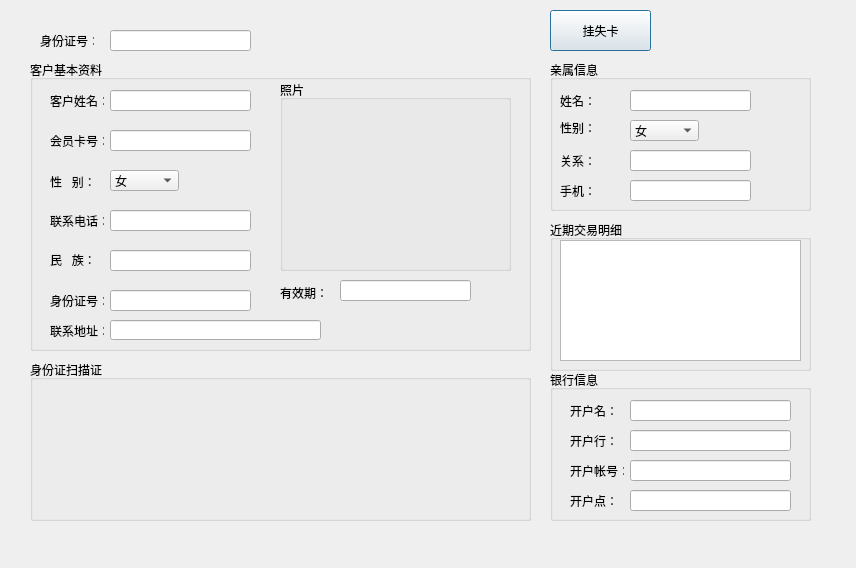
<?xml version="1.0" encoding="UTF-8"?>
<ui version="4.0">
 <class>Dialog</class>
 <widget class="QDialog" name="Dialog">
  <property name="geometry">
   <rect>
    <x>0</x>
    <y>0</y>
    <width>856</width>
    <height>568</height>
   </rect>
  </property>
  <property name="windowTitle">
   <string>绑定卡</string>
  </property>
  <widget class="QLabel" name="label">
   <property name="geometry">
    <rect>
     <x>40</x>
     <y>30</y>
     <width>54</width>
     <height>21</height>
    </rect>
   </property>
   <property name="text">
    <string>身份证号：</string>
   </property>
  </widget>
  <widget class="QLineEdit" name="lineEdit">
   <property name="geometry">
    <rect>
     <x>110</x>
     <y>30</y>
     <width>141</width>
     <height>21</height>
    </rect>
   </property>
  </widget>
  <widget class="QPushButton" name="pushButton">
   <property name="geometry">
    <rect>
     <x>550</x>
     <y>10</y>
     <width>101</width>
     <height>41</height>
    </rect>
   </property>
   <property name="text">
    <string>挂失卡</string>
   </property>
  </widget>
  <widget class="QGroupBox" name="groupBox">
   <property name="geometry">
    <rect>
     <x>30</x>
     <y>60</y>
     <width>501</width>
     <height>291</height>
    </rect>
   </property>
   <property name="title">
    <string>客户基本资料</string>
   </property>
   <widget class="QLabel" name="label_2">
    <property name="geometry">
     <rect>
      <x>20</x>
      <y>30</y>
      <width>54</width>
      <height>21</height>
     </rect>
    </property>
    <property name="text">
     <string>客户姓名：</string>
    </property>
   </widget>
   <widget class="QLineEdit" name="membername">
    <property name="geometry">
     <rect>
      <x>80</x>
      <y>30</y>
      <width>141</width>
      <height>21</height>
     </rect>
    </property>
   </widget>
   <widget class="QLabel" name="label_3">
    <property name="geometry">
     <rect>
      <x>20</x>
      <y>70</y>
      <width>54</width>
      <height>21</height>
     </rect>
    </property>
    <property name="text">
     <string>会员卡号：</string>
    </property>
   </widget>
   <widget class="QLineEdit" name="cardid">
    <property name="geometry">
     <rect>
      <x>80</x>
      <y>70</y>
      <width>141</width>
      <height>21</height>
     </rect>
    </property>
   </widget>
   <widget class="QLabel" name="label_4">
    <property name="geometry">
     <rect>
      <x>20</x>
      <y>112</y>
      <width>54</width>
      <height>20</height>
     </rect>
    </property>
    <property name="text">
     <string>性   别：</string>
    </property>
   </widget>
   <widget class="QComboBox" name="sex">
    <property name="geometry">
     <rect>
      <x>80</x>
      <y>110</y>
      <width>69</width>
      <height>21</height>
     </rect>
    </property>
    <item>
     <property name="text">
      <string>女</string>
     </property>
    </item>
    <item>
     <property name="text">
      <string>男</string>
     </property>
    </item>
    <item>
     <property name="text">
      <string/>
     </property>
    </item>
   </widget>
   <widget class="QLabel" name="label_5">
    <property name="geometry">
     <rect>
      <x>20</x>
      <y>150</y>
      <width>54</width>
      <height>21</height>
     </rect>
    </property>
    <property name="text">
     <string>联系电话：</string>
    </property>
   </widget>
   <widget class="QLineEdit" name="tel">
    <property name="geometry">
     <rect>
      <x>80</x>
      <y>150</y>
      <width>141</width>
      <height>21</height>
     </rect>
    </property>
   </widget>
   <widget class="QLabel" name="label_6">
    <property name="geometry">
     <rect>
      <x>20</x>
      <y>190</y>
      <width>54</width>
      <height>20</height>
     </rect>
    </property>
    <property name="text">
     <string>民   族：</string>
    </property>
   </widget>
   <widget class="QLineEdit" name="nation">
    <property name="geometry">
     <rect>
      <x>80</x>
      <y>190</y>
      <width>141</width>
      <height>21</height>
     </rect>
    </property>
   </widget>
   <widget class="QLabel" name="label_7">
    <property name="geometry">
     <rect>
      <x>20</x>
      <y>230</y>
      <width>54</width>
      <height>21</height>
     </rect>
    </property>
    <property name="text">
     <string>身份证号：</string>
    </property>
   </widget>
   <widget class="QLineEdit" name="idcard">
    <property name="geometry">
     <rect>
      <x>80</x>
      <y>230</y>
      <width>141</width>
      <height>21</height>
     </rect>
    </property>
   </widget>
   <widget class="QGroupBox" name="groupBox_2">
    <property name="geometry">
     <rect>
      <x>250</x>
      <y>20</y>
      <width>231</width>
      <height>191</height>
     </rect>
    </property>
    <property name="title">
     <string>照片</string>
    </property>
   </widget>
   <widget class="QLabel" name="label_8">
    <property name="geometry">
     <rect>
      <x>20</x>
      <y>260</y>
      <width>54</width>
      <height>21</height>
     </rect>
    </property>
    <property name="text">
     <string>联系地址：</string>
    </property>
   </widget>
   <widget class="QLineEdit" name="adder">
    <property name="geometry">
     <rect>
      <x>80</x>
      <y>260</y>
      <width>211</width>
      <height>20</height>
     </rect>
    </property>
   </widget>
   <widget class="QLabel" name="label_9">
    <property name="geometry">
     <rect>
      <x>250</x>
      <y>222</y>
      <width>54</width>
      <height>21</height>
     </rect>
    </property>
    <property name="text">
     <string>有效期：</string>
    </property>
   </widget>
   <widget class="QLineEdit" name="carddate">
    <property name="geometry">
     <rect>
      <x>310</x>
      <y>220</y>
      <width>131</width>
      <height>21</height>
     </rect>
    </property>
   </widget>
  </widget>
  <widget class="QGroupBox" name="groupBox_3">
   <property name="geometry">
    <rect>
     <x>30</x>
     <y>360</y>
     <width>501</width>
     <height>161</height>
    </rect>
   </property>
   <property name="title">
    <string>身份证扫描证</string>
   </property>
  </widget>
  <widget class="QGroupBox" name="groupBox_4">
   <property name="geometry">
    <rect>
     <x>550</x>
     <y>60</y>
     <width>261</width>
     <height>151</height>
    </rect>
   </property>
   <property name="title">
    <string>亲属信息</string>
   </property>
   <widget class="QLabel" name="label_10">
    <property name="geometry">
     <rect>
      <x>10</x>
      <y>30</y>
      <width>54</width>
      <height>21</height>
     </rect>
    </property>
    <property name="text">
     <string>姓名：</string>
    </property>
   </widget>
   <widget class="QLineEdit" name="relativesname">
    <property name="geometry">
     <rect>
      <x>80</x>
      <y>30</y>
      <width>121</width>
      <height>21</height>
     </rect>
    </property>
   </widget>
   <widget class="QLabel" name="label_11">
    <property name="geometry">
     <rect>
      <x>10</x>
      <y>60</y>
      <width>54</width>
      <height>16</height>
     </rect>
    </property>
    <property name="text">
     <string>性别：</string>
    </property>
   </widget>
   <widget class="QComboBox" name="relativessex">
    <property name="geometry">
     <rect>
      <x>80</x>
      <y>60</y>
      <width>69</width>
      <height>21</height>
     </rect>
    </property>
    <item>
     <property name="text">
      <string>女</string>
     </property>
    </item>
    <item>
     <property name="text">
      <string>男</string>
     </property>
    </item>
    <item>
     <property name="text">
      <string/>
     </property>
    </item>
   </widget>
   <widget class="QLabel" name="label_12">
    <property name="geometry">
     <rect>
      <x>10</x>
      <y>90</y>
      <width>54</width>
      <height>21</height>
     </rect>
    </property>
    <property name="text">
     <string>关系：</string>
    </property>
   </widget>
   <widget class="QLineEdit" name="relationship">
    <property name="geometry">
     <rect>
      <x>80</x>
      <y>90</y>
      <width>121</width>
      <height>21</height>
     </rect>
    </property>
   </widget>
   <widget class="QLabel" name="label_13">
    <property name="geometry">
     <rect>
      <x>10</x>
      <y>120</y>
      <width>54</width>
      <height>21</height>
     </rect>
    </property>
    <property name="text">
     <string>手机：</string>
    </property>
   </widget>
   <widget class="QLineEdit" name="relationtem">
    <property name="geometry">
     <rect>
      <x>80</x>
      <y>120</y>
      <width>121</width>
      <height>21</height>
     </rect>
    </property>
   </widget>
  </widget>
  <widget class="QGroupBox" name="groupBox_5">
   <property name="geometry">
    <rect>
     <x>550</x>
     <y>220</y>
     <width>261</width>
     <height>151</height>
    </rect>
   </property>
   <property name="title">
    <string>近期交易明细</string>
   </property>
   <widget class="QPlainTextEdit" name="plainTextEdit">
    <property name="geometry">
     <rect>
      <x>10</x>
      <y>20</y>
      <width>241</width>
      <height>121</height>
     </rect>
    </property>
   </widget>
  </widget>
  <widget class="QGroupBox" name="groupBox_6">
   <property name="geometry">
    <rect>
     <x>550</x>
     <y>370</y>
     <width>261</width>
     <height>151</height>
    </rect>
   </property>
   <property name="title">
    <string>银行信息</string>
   </property>
   <widget class="QLabel" name="label_14">
    <property name="geometry">
     <rect>
      <x>20</x>
      <y>30</y>
      <width>54</width>
      <height>21</height>
     </rect>
    </property>
    <property name="text">
     <string>开户名：</string>
    </property>
   </widget>
   <widget class="QLineEdit" name="lineEdit_12">
    <property name="geometry">
     <rect>
      <x>80</x>
      <y>30</y>
      <width>161</width>
      <height>21</height>
     </rect>
    </property>
   </widget>
   <widget class="QLabel" name="label_15">
    <property name="geometry">
     <rect>
      <x>20</x>
      <y>60</y>
      <width>54</width>
      <height>21</height>
     </rect>
    </property>
    <property name="text">
     <string>开户行：</string>
    </property>
   </widget>
   <widget class="QLineEdit" name="lineEdit_13">
    <property name="geometry">
     <rect>
      <x>80</x>
      <y>60</y>
      <width>161</width>
      <height>21</height>
     </rect>
    </property>
   </widget>
   <widget class="QLabel" name="label_16">
    <property name="geometry">
     <rect>
      <x>20</x>
      <y>90</y>
      <width>54</width>
      <height>21</height>
     </rect>
    </property>
    <property name="text">
     <string>开户帐号：</string>
    </property>
   </widget>
   <widget class="QLineEdit" name="lineEdit_14">
    <property name="geometry">
     <rect>
      <x>80</x>
      <y>90</y>
      <width>161</width>
      <height>21</height>
     </rect>
    </property>
   </widget>
   <widget class="QLabel" name="label_17">
    <property name="geometry">
     <rect>
      <x>20</x>
      <y>120</y>
      <width>54</width>
      <height>21</height>
     </rect>
    </property>
    <property name="text">
     <string>开户点：</string>
    </property>
   </widget>
   <widget class="QLineEdit" name="lineEdit_15">
    <property name="geometry">
     <rect>
      <x>80</x>
      <y>120</y>
      <width>161</width>
      <height>21</height>
     </rect>
    </property>
   </widget>
  </widget>
 </widget>
 <resources/>
 <connections/>
</ui>
